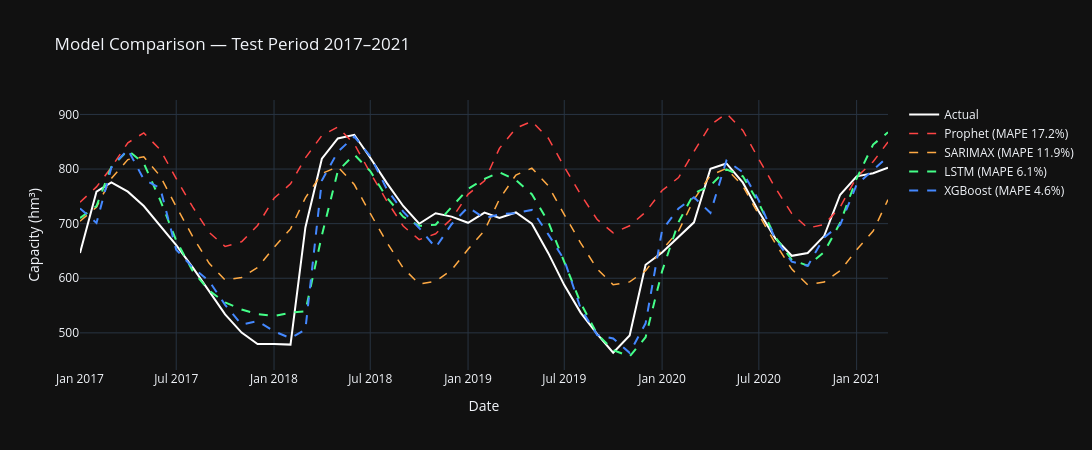

Notebook cell for this chart:
### Markdown cell above
## **7. Model Comparison**

| Model       | R²    | MAE   | RMSE  | MAPE  | Accuracy |
|-------------|-------|-------|-------|-------|----------|
| XGBoost     | 0.82  | 31.1  | 45.4  | 4.6%  | 95.4%    |
| LSTM        | 0.73  | 44.4  | 55.1  | 6.7%  | 93.3%    |
| SARIMAX     | 0.30  | 74.7  | 89.1  | 11.9% | 88.1%    |
| Prophet     | -0.43 | 103.4 | 127.0 | 17.2% | 82.8%    |

**XGBoost selected for production** — best metrics, 726 KB serialised, 
fast inference, interpretable feature importance.

### Code cell
# Model comparison table
comparison = pd.DataFrame([
    {k: v for k, v in results[m].items() if not k.startswith("_")}
    for m in ["Prophet", "SARIMAX", "LSTM", "XGBoost"]
])

print("\nModel Comparison — Test Set (2017–2021)")
print("=" * 70)
print(comparison.to_string(index=False))

# Visual comparison
fig = go.Figure()

fig.add_trace(go.Scatter(
    x=test.index, y=test.values,
    mode="lines", name="Actual",
    line=dict(color="#ffffff", width=2),
))
fig.add_trace(go.Scatter(
    x=results["Prophet"]["_test"]["ds"],
    y=results["Prophet"]["_forecast"][
        results["Prophet"]["_forecast"]["ds"] >= TEST_START
    ]["yhat"].values,
    mode="lines", name=f"Prophet (MAPE {results['Prophet']['mape']:.1f}%)",
    line=dict(color="#ff4444", width=1.5, dash="dash"),
))
fig.add_trace(go.Scatter(
    x=results["SARIMAX"]["_dates"],
    y=results["SARIMAX"]["_pred"],
    mode="lines", name=f"SARIMAX (MAPE {results['SARIMAX']['mape']:.1f}%)",
    line=dict(color="#ffaa44", width=1.5, dash="dash"),
))
fig.add_trace(go.Scatter(
    x=results["LSTM"]["_dates"],
    y=results["LSTM"]["_pred"],
    mode="lines", name=f"LSTM (MAPE {results['LSTM']['mape']:.1f}%)",
    line=dict(color="#44ff88", width=2, dash="dash"),
))
fig.add_trace(go.Scatter(
    x=results["XGBoost"]["_dates"],
    y=results["XGBoost"]["_pred"],
    mode="lines", name=f"XGBoost (MAPE {results['XGBoost']['mape']:.1f}%)",
    line=dict(color="#4488ff", width=2, dash="dash"),
))

fig.update_layout(
    title="Model Comparison — Test Period 2017–2021",
    xaxis_title="Date", yaxis_title="Capacity (hm³)",
    template="plotly_dark", height=450, hovermode="x unified",
    width=1200,
)
fig.show()
